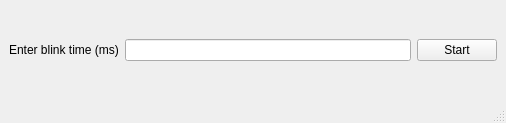
<?xml version="1.0" encoding="UTF-8"?>
<ui version="4.0">
 <class>MainWindow</class>
 <widget class="QMainWindow" name="MainWindow">
  <property name="geometry">
   <rect>
    <x>0</x>
    <y>0</y>
    <width>506</width>
    <height>123</height>
   </rect>
  </property>
  <property name="windowTitle">
   <string>MainWindow</string>
  </property>
  <widget class="QWidget" name="centralwidget">
   <layout class="QVBoxLayout" name="verticalLayout_2">
    <item>
     <layout class="QVBoxLayout" name="verticalLayout">
      <item>
       <layout class="QHBoxLayout" name="horizontalLayout">
        <item>
         <widget class="QLabel" name="label">
          <property name="text">
           <string>Enter blink time (ms)</string>
          </property>
         </widget>
        </item>
        <item>
         <widget class="QLineEdit" name="inputBlinkDelay">
          <property name="text">
           <string/>
          </property>
         </widget>
        </item>
        <item>
         <widget class="QPushButton" name="LEDStartTestButton">
          <property name="text">
           <string>Start</string>
          </property>
         </widget>
        </item>
       </layout>
      </item>
     </layout>
    </item>
   </layout>
  </widget>
  <widget class="QMenuBar" name="menubar">
   <property name="geometry">
    <rect>
     <x>0</x>
     <y>0</y>
     <width>506</width>
     <height>22</height>
    </rect>
   </property>
  </widget>
  <widget class="QStatusBar" name="statusbar"/>
 </widget>
 <resources/>
 <connections/>
</ui>
